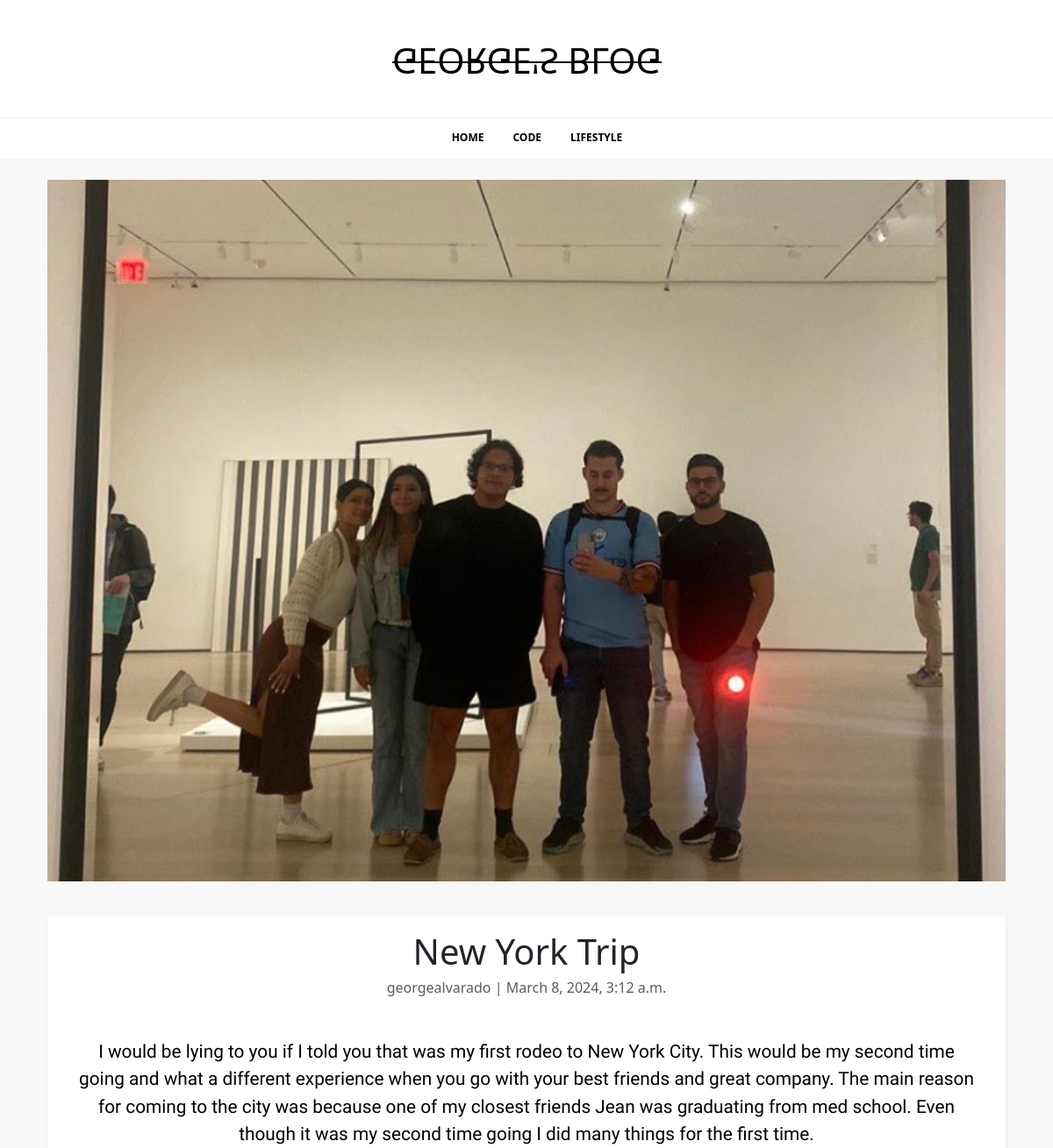
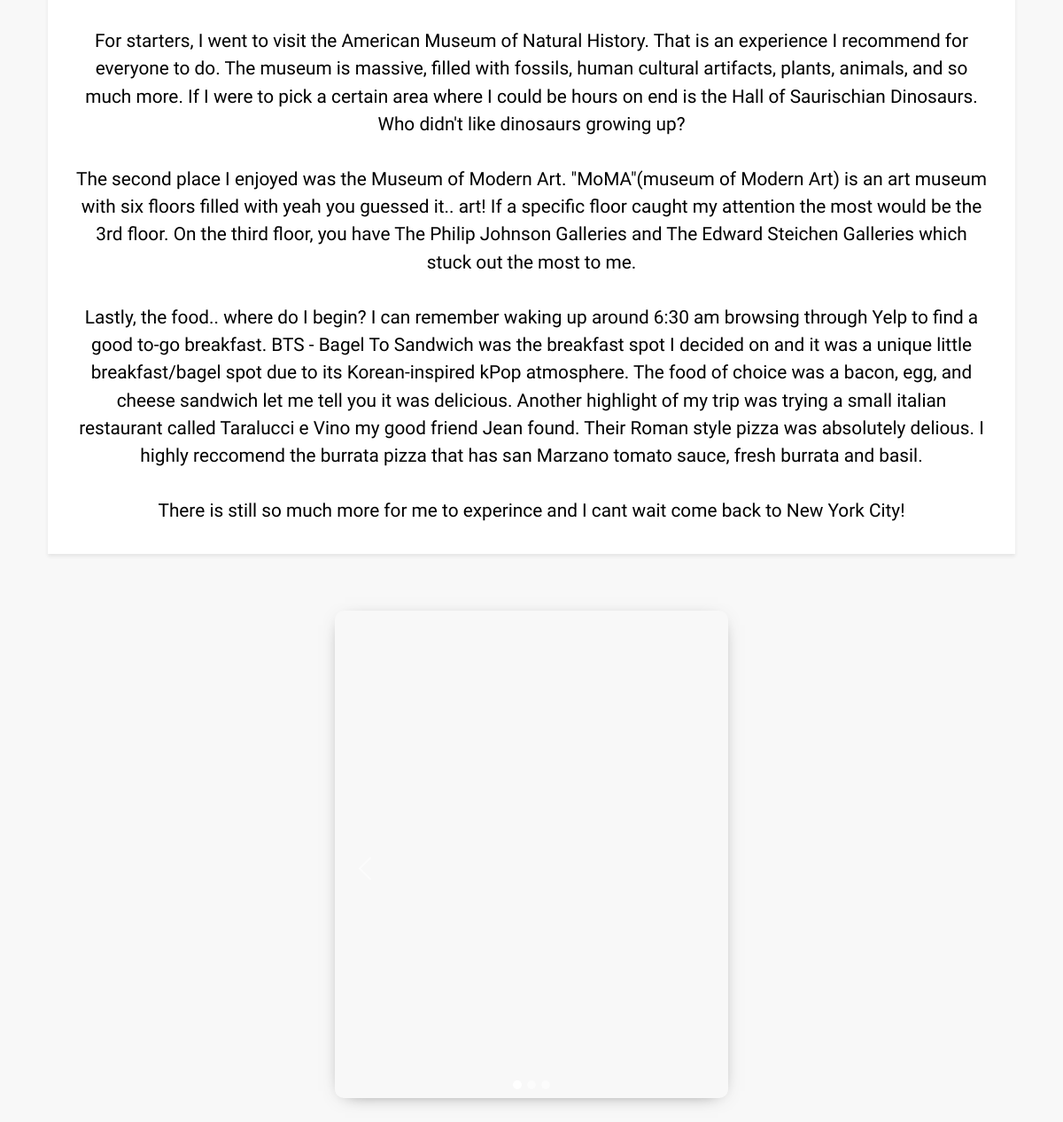
The page /post/new-york-trip/ on the database its author committed (2 pictures, top to bottom).
### blog/models.py (models this page shows, shortened)
class BlogPost(models.Model):
    title = models.CharField(max_length=200, unique=True)
    slug = models.SlugField(max_length=200, unique=True)
    author = models.ForeignKey(
        User, on_delete=models.CASCADE, related_name="blog_posts"
    )
    updated_on = models.DateTimeField(auto_now=True)
    content = models.TextField()
    header_image = models.ImageField(upload_to="pics/%y/%m/%d/", blank=True, null=True)
    created_on = models.DateTimeField(auto_now_add=True)
    status = models.IntegerField(choices=STATUS, default=0)
    category = models.IntegerField(choices=GENRE, default=0)
    class Meta:
        ordering = ["-created_on"]

class BlogPostImage(models.Model):
    blog_post = models.ForeignKey(
        BlogPost, on_delete=models.CASCADE, related_name="images"
    )
    images = models.ImageField(upload_to="blog_images/%y/%m/%d/")

### blog/views.py (the view)
# urls.py: path("post/<slug:slug>/", views.postdetail, name="post_detail"),
def postdetail(request, slug):
    blog_post = get_object_or_404(BlogPost, slug=slug)
    images = BlogPostImage.objects.filter(blog_post=blog_post)
    context = {"posts": blog_post, "images": images}
    return render(request, "blog/posts/detail.html", context)

### templates/blog/posts/detail.html (shortened to what this page needs)
{% extends 'main.html' %} {% load static %} {% block title %}Post{% endblock %}
{% block content %}
<div class="container">
  <div class="post">
    <img
      class="headerimg w-100 mt-4"
      src="{{ posts.header_image.url }}"
      alt=""
    />
    <div class="caption">
      <div class="header">
        <h1>{{ posts.title }}</h1>
        <p class="text-muted h6">{{ posts.author }} | {{ posts.created_on }}</p>
      </div>
      <p class="article_text text-md-center">
        {{ posts.content | linebreaksbr }}
      </p>
    </div>
  </div>
  <div class="container py-4 d-flex justify-content-center">
    <div
      id="blogPostCarousel"
      class="carousel slide"
      data-bs-ride="carousel"
      style="max-width: 600px max"
    >
      <div class="carousel-indicators pb-sm-3">
        {% for image in images %}
        <button
          type="button"
          data-bs-target="#blogPostCarousel"
          data-bs-slide-to="{{ forloop.counter0 }}"
          class="{% if forloop.first %}active{% endif %}"
        ></button>
        {% endfor %}
      </div>
      <div class="carousel-inner">
        {% for image in images %}
        <div class="carousel-item {% if forloop.first %}active{% endif %}">
          <img
            src="{{ image.images.url }}"
            class="d-block w-100 carousel-img"
            alt="Image for {{ blog_post.title }}"
            style="border-radius: 10px"
          />
        </div>
        {% endfor %}
      </div>
      <button
        class="carousel-control-prev"
        type="button"
        data-bs-target="#blogPostCarousel"
        data-bs-slide="prev"
      >
        <span class="carousel-control-prev-icon" aria-hidden="true"></span>
      </button>
      <button
        class="carousel-control-next"
        type="button"
        data-bs-target="#blogPostCarousel"
        data-bs-slide="next"
      >
        <span class="carousel-control-next-icon" aria-hidden="true"></span>
      </button>
    </div>
  </div>
  {% endblock content %}

### static/css/style.css (style rules this page uses)
body { background: #f8f8f8; }
.carousel .carousel-indicators button { width: 10px; height: 10px; border-radius: 100%; }
.header { text-align: center; margin-bottom: 3rem; }
.caption { background: #fff; margin: 40px auto; padding: 1em 2em; box-shadow: 0px 3px 4px 0px rgba(0, 0, 0, 0.075); }
.headerimg { object-fit: cover; max-height: 100vh; }
.carousel-inner { border-radius: 10px; margin: 0 0 2rem 0; box-shadow: 0 4px 21px -12px rgba(0, 0, 0, 0.71); }
.article_text { overflow: hidden; text-overflow: ellipsis; height: 100%; font-family: "Oswald"; font-size: 1.3rem; }
p { color: #000; }
.carousel-img { height: 550px; object-fit: cover; }

### rows shown on the page
BlogPost: header_image (picture), title "New York Trip", author "georgealvarado", created_on "March 8, 2024, 3:12 a.m.", content "I would be lying to you if I told you that was my first rodeo to New York City. This would be my second time going and what a different experience when you go with your best friends and great company. The main reason for coming to the city was because one of my closest friends Jean was graduating from med school. Even though it was my second time going I did many things for the first time. For starters, I went to visit the American Museum of Natural History. That is an experience I recommend for everyone to do. The museum is massive, filled with fossils, human cultural artifacts, plants, animals, and so much more. If I were to pick a certain area where I could be hours on end is the Hall of…"
BlogPostImage: images (picture)
